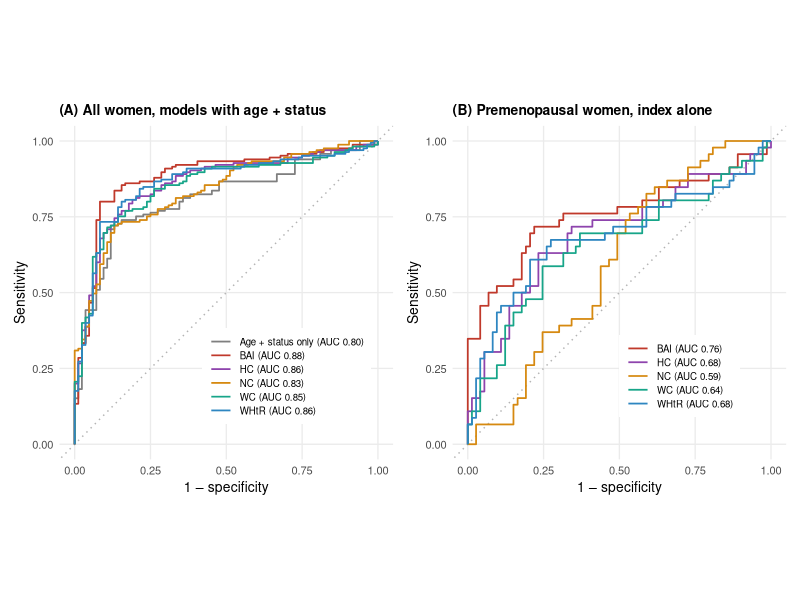
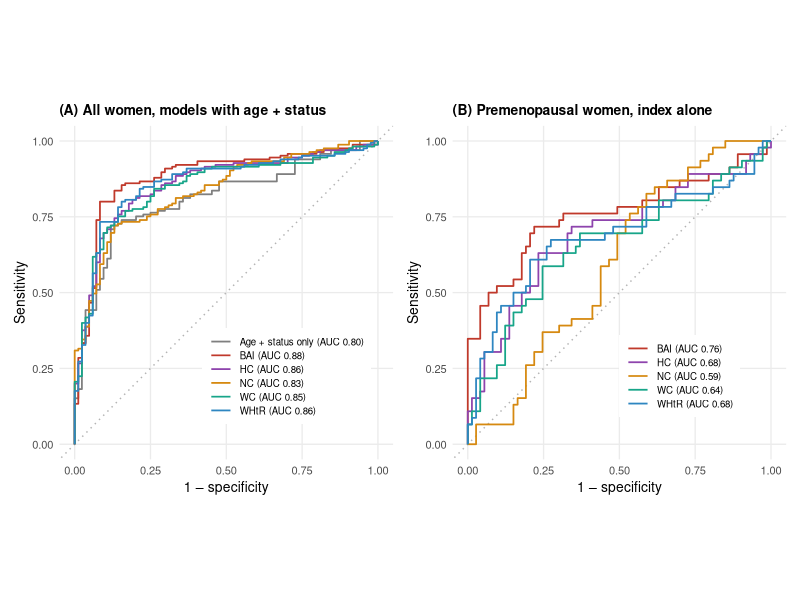
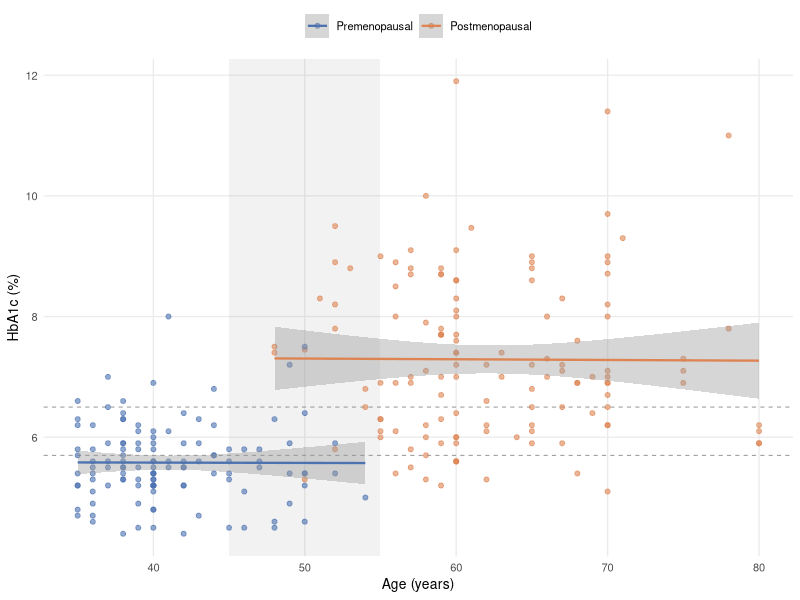
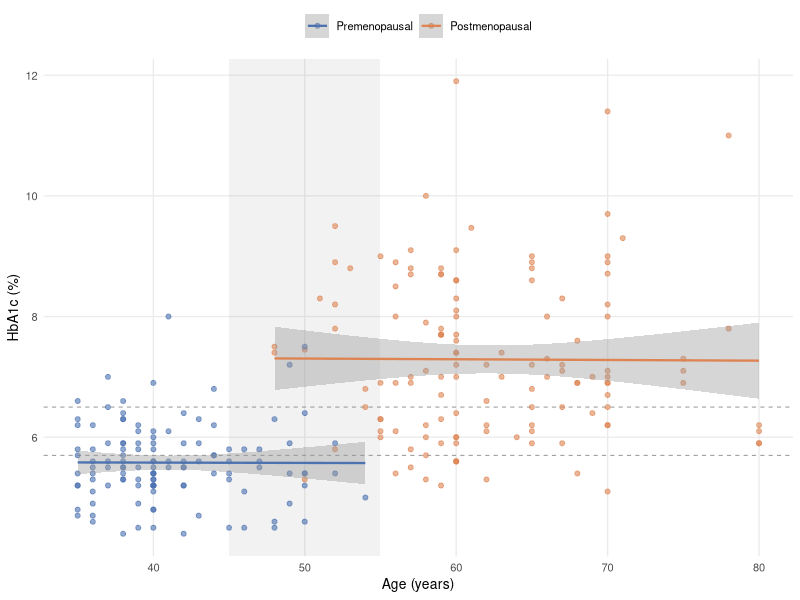
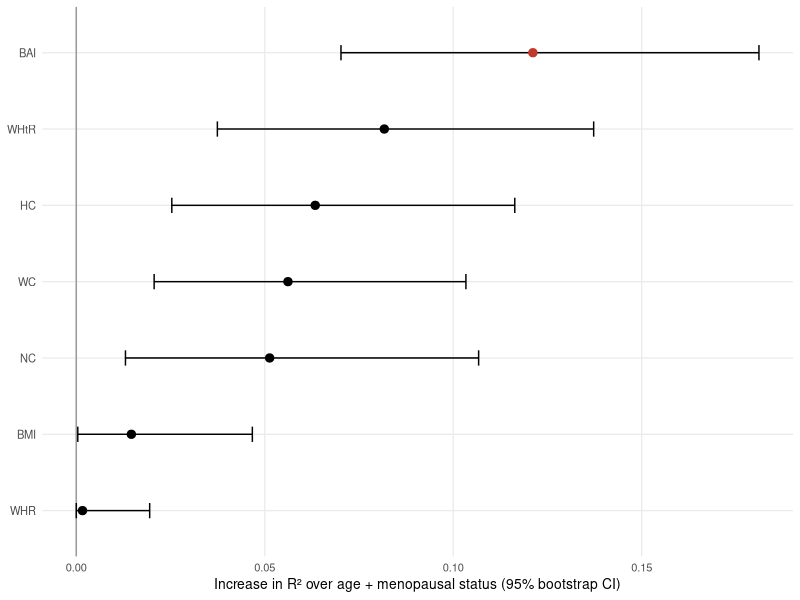
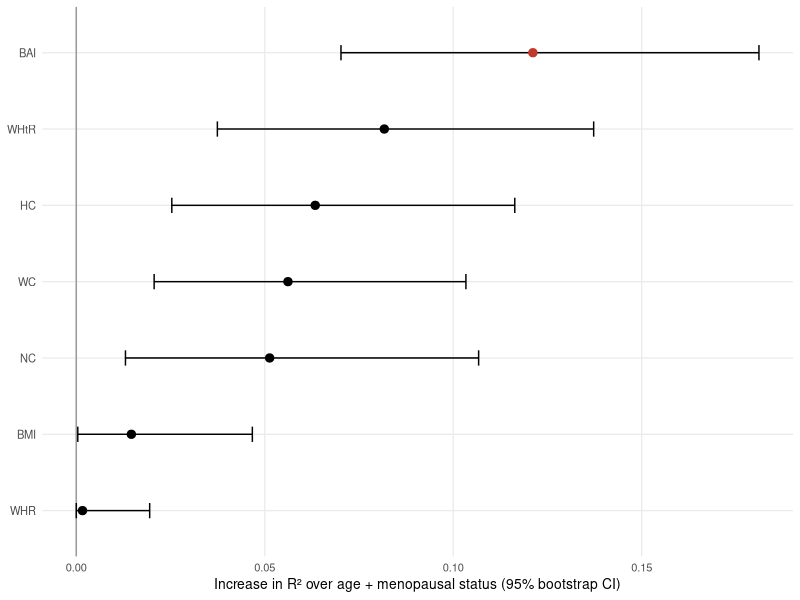
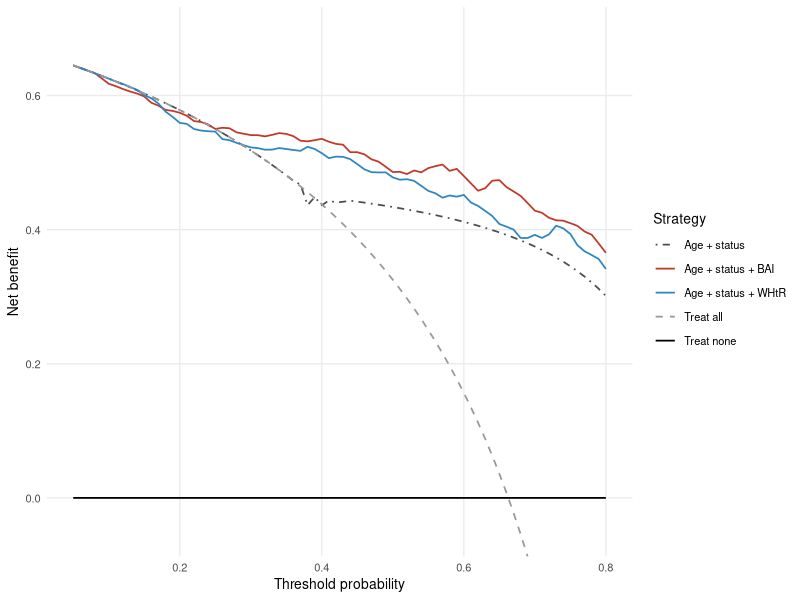
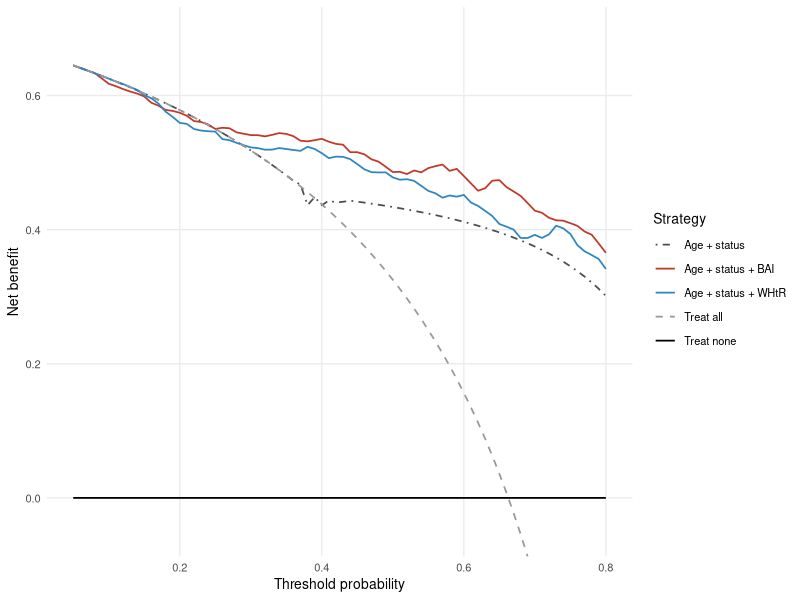

Write the R code that produced these figures, in order.
#============================================================
# Analysis_script.R
# BAI vs waist-based indices for dysglycemia in Hausa women
# Sourced by Article.Rmd; creates every table, figure and
# inline number used in the manuscript.
#============================================================

suppressPackageStartupMessages({
  library(tidyverse)
  library(splines)
  library(pROC)
  library(glmnet)
  library(ranger)
  library(kernlab)
  library(patchwork)
})

set.seed(2026)
N_BOOT     <- 1000   # bootstrap CIs for delta R2
N_OPT      <- 300    # bootstrap optimism correction for AUC
N_LASSO    <- 500    # bootstrap LASSO selection stability
CV_FOLDS   <- 5
CV_REPEATS <- 10

#------------------------------------------------------------
# 1. Data
#    clean_data.csv holds the measured variables and the derived
#    indices (BMI, WHR, WHtR, BAI) calculated from them:
#    BAI = HC (cm) / height (m)^1.5 - 18 (Bergman et al., 2011)
#------------------------------------------------------------
d <- read.csv("clean_data.csv") %>%
  transmute(
    id,
    Age      = age_years,
    Status   = factor(menopausal_status, levels = c("Premenopausal", "Postmenopausal")),
    Menarche = age_at_menarche_years,
    Ht       = height_cm,
    Wt       = weight_kg,
    WC       = waist_circumference_cm,
    HC       = hip_circumference_cm,
    NC       = neck_circumference_cm,
    BMI      = bmi_kg_m2,
    WHR      = whr,
    WHtR     = whtr,
    BAI      = bai_pct,
    HbA1c    = hba1c_pct,
    post     = as.integer(Status == "Postmenopausal"),
    dysgly   = as.integer(HbA1c >= 5.7),   # prediabetes or diabetes range (ADA)
    dmr      = as.integer(HbA1c >= 6.5)    # diabetes range
  )

IDX <- c("BAI", "WHtR", "WC", "HC", "NC", "BMI", "WHR")
IDX_LAB <- c(BAI = "BAI", WHtR = "WHtR", WC = "WC",
             HC = "HC", NC = "NC", BMI = "BMI", WHR = "WHR")
ABBREV <- "BAI, body adiposity index; WHtR, waist-to-height ratio; WC, waist circumference; HC, hip circumference; NC, neck circumference; BMI, body mass index; WHR, waist-to-hip ratio."
for (v in IDX) d[[paste0(v, "_z")]] <- as.numeric(scale(d[[v]]))

pre  <- filter(d, post == 0)
postm <- filter(d, post == 1)


#------------------------------------------------------------
# helpers
#------------------------------------------------------------
fmt_p <- function(p) ifelse(p < 0.001, "<0.001", sprintf("%.3f", p))
fmt   <- function(x, k = 2) formatC(x, format = "f", digits = k)
msd   <- function(x, k = 2) paste0(fmt(mean(x), k), " ± ", fmt(sd(x), k))
ci    <- function(est, lo, hi, k = 2) paste0(fmt(est, k), " (", fmt(lo, k), " to ", fmt(hi, k), ")")

# Meng, Rosenthal & Rubin (1992) test for two dependent correlations sharing a variable
mrr_test <- function(r12, r13, r23, n) {
  rm2 <- (r12^2 + r13^2) / 2
  f   <- min((1 - r23) / (2 * (1 - rm2)), 1)
  h   <- (1 - f * rm2) / (1 - rm2)
  Z   <- (atanh(r12) - atanh(r13)) * sqrt((n - 3) / (2 * (1 - r23) * h))
  c(Z = Z, p = 2 * pnorm(-abs(Z)))
}

nri_idi <- function(y, p0, p1) {
  up <- p1 > p0; dn <- p1 < p0
  nri <- (mean(up[y == 1]) - mean(dn[y == 1])) + (mean(dn[y == 0]) - mean(up[y == 0]))
  idi <- (mean(p1[y == 1]) - mean(p0[y == 1])) - (mean(p1[y == 0]) - mean(p0[y == 0]))
  c(NRI = nri, IDI = idi)
}

quiet_roc <- function(y, p) roc(y, p, quiet = TRUE, direction = "<", levels = c(0, 1))

#------------------------------------------------------------
# 2. Table 1: descriptives
#------------------------------------------------------------
desc_vars <- c(Age = "Age (years)", Ht = "Height (cm)", Wt = "Weight (kg)",
               BMI = "BMI (kg/m²)", WC = "Waist circumference (cm)",
               HC = "Hip circumference (cm)", NC = "Neck circumference (cm)",
               WHR = "Waist-to-hip ratio", WHtR = "Waist-to-height ratio",
               BAI = "BAI (%)", HbA1c = "HbA1c (%)")
desc_digits <- c(Age = 1, Ht = 1, Wt = 1, BMI = 1, WC = 1, HC = 1, NC = 1,
                 WHR = 2, WHtR = 2, BAI = 1, HbA1c = 2)

table1 <- map_dfr(names(desc_vars), function(v) {
  k <- desc_digits[[v]]
  tibble(Variable = desc_vars[[v]],
         `All (n = 249)` = msd(d[[v]], k),
         Premenopausal   = msd(pre[[v]], k),
         Postmenopausal  = msd(postm[[v]], k),
         `P value`       = fmt_p(t.test(pre[[v]], postm[[v]])$p.value))
})
cat_row <- function(lab, var) {
  pct <- function(x) sprintf("%d (%.1f)", sum(x), 100 * mean(x))
  tibble(Variable = lab, `All (n = 249)` = pct(d[[var]]),
         Premenopausal = pct(pre[[var]]), Postmenopausal = pct(postm[[var]]),
         `P value` = fmt_p(chisq.test(table(d$post, d[[var]]))$p.value))
}
table1 <- bind_rows(table1,
                    cat_row("HbA1c ≥5.7% (dysglycemia), n (%)", "dysgly"),
                    cat_row("HbA1c ≥6.5% (diabetes range), n (%)", "dmr"))
names(table1)[3:4] <- c(sprintf("Premenopausal (n = %d)", nrow(pre)),
                        sprintf("Postmenopausal (n = %d)", nrow(postm)))

#------------------------------------------------------------
# 3. Correlations, dependent-correlation tests, Fisher z
#------------------------------------------------------------
corr_res <- map_dfr(list(All = d, Premenopausal = pre, Postmenopausal = postm), .id = "group", function(s) {
  r_bai <- cor(s$BAI, s$HbA1c)
  map_dfr(IDX, function(v) {
    ct <- cor.test(s[[v]], s$HbA1c); ct$estimate <- unname(ct$estimate)
    t  <- if (v == "BAI") c(Z = NA, p = NA) else mrr_test(r_bai, ct$estimate, cor(s$BAI, s[[v]]), nrow(s))
    tibble(index = v, r = unname(ct$estimate), lo = ct$conf.int[1], hi = ct$conf.int[2],
           p = ct$p.value, p_vs_BAI = unname(t["p"]))
  })
})

fisher_res <- map_dfr(IDX, function(v) {
  a <- filter(corr_res, group == "Premenopausal", index == v)
  b <- filter(corr_res, group == "Postmenopausal", index == v)
  Z <- (atanh(a$r) - atanh(b$r)) / sqrt(1 / (nrow(pre) - 3) + 1 / (nrow(postm) - 3))
  tibble(index = v, Z = Z, p = 2 * pnorm(-abs(Z)))
})

table2 <- corr_res %>%
  mutate(cell = paste0(fmt(r, 2), " (", fmt(lo, 2), ", ", fmt(hi, 2), ")"),
         pv   = ifelse(index == "BAI", "Reference", fmt_p(p_vs_BAI))) %>%
  select(group, index, cell, pv) %>%
  pivot_wider(names_from = group, values_from = c(cell, pv)) %>%
  left_join(fisher_res %>% transmute(index, `Pre vs post, P` = fmt_p(p)), by = "index") %>%
  transmute(Index = IDX_LAB[index],
            `All: r (95% CI)` = cell_All, `All: P vs BAI` = pv_All,
            `Pre: r (95% CI)` = cell_Premenopausal, `Pre: P vs BAI` = pv_Premenopausal,
            `Post: r (95% CI)` = cell_Postmenopausal, `Post: P vs BAI` = pv_Postmenopausal,
            `Pre vs post, P`)

#------------------------------------------------------------
# 4. Incremental value over age + menopausal status (linear)
#------------------------------------------------------------
m_base <- lm(HbA1c ~ Age + post, d)

boot_dr2 <- function(v) {
  f1 <- as.formula(paste0("HbA1c ~ Age + post + ", v, "_z"))
  replicate(N_BOOT, {
    s <- d[sample(nrow(d), replace = TRUE), ]
    summary(lm(f1, s))$r.squared - summary(lm(HbA1c ~ Age + post, s))$r.squared
  })
}

inc_res <- map_dfr(IDX, function(v) {
  term <- paste0(v, "_z")
  m  <- lm(as.formula(paste0("HbA1c ~ Age + post + ", term)), d)
  mi <- lm(as.formula(paste0("HbA1c ~ Age + post * ", term)), d)
  cf <- confint(m)[term, ]
  b  <- boot_dr2(v)
  tibble(index = v, beta = coef(m)[term], lo = cf[1], hi = cf[2],
         p = summary(m)$coefficients[term, 4],
         R2 = summary(m)$r.squared, dR2 = R2 - summary(m_base)$r.squared,
         dR2_lo = quantile(b, .025), dR2_hi = quantile(b, .975),
         AIC = AIC(m),
         p_int = summary(mi)$coefficients[paste0("post:", term), 4])
})

m_bai <- lm(HbA1c ~ Age + post + BAI_z, d)
beyond_bai <- map_dfr(setdiff(IDX, "BAI"), function(v) {
  term <- paste0(v, "_z")
  m <- lm(as.formula(paste0("HbA1c ~ Age + post + BAI_z + ", term)), d)
  m0 <- lm(as.formula(paste0("HbA1c ~ Age + post + ", term)), d)
  tibble(index = v,
         p_index_given_BAI = summary(m)$coefficients[term, 4],
         dR2_index_given_BAI = summary(m)$r.squared - summary(m_bai)$r.squared,
         p_BAI_given_index = summary(m)$coefficients["BAI_z", 4],
         dR2_BAI_given_index = summary(m)$r.squared - summary(m0)$r.squared)
})

table3 <- inc_res %>%
  left_join(beyond_bai, by = "index") %>%
  transmute(Index = IDX_LAB[index],
            `β per SD (95% CI)` = ci(beta, lo, hi),
            P = fmt_p(p),
            `ΔR² vs age + status (95% CI)` = ci(dR2, dR2_lo, dR2_hi, 3),
            AIC = fmt(AIC, 1),
            `ΔR² when added to BAI model` = ifelse(is.na(dR2_index_given_BAI), "—",
                                                  paste0(fmt(dR2_index_given_BAI, 3), " (P = ", fmt_p(p_index_given_BAI), ")")),
            `Index × status, P` = fmt_p(p_int))

#------------------------------------------------------------
# 5. Discrimination of dysglycemia (HbA1c >=5.7%) and diabetes range
#------------------------------------------------------------
# 5a. adjusted models in the whole sample
auc_adj <- function(outcome) {
  y  <- d[[outcome]]
  g0 <- glm(as.formula(paste(outcome, "~ Age + post")), binomial, d)
  p0 <- fitted(g0); r0 <- quiet_roc(y, p0)
  gb <- glm(as.formula(paste(outcome, "~ Age + post + BAI_z")), binomial, d)
  rb <- quiet_roc(y, fitted(gb))
  map_dfr(IDX, function(v) {
    term <- paste0(v, "_z")
    g  <- glm(as.formula(paste(outcome, "~ Age + post +", term)), binomial, d)
    p1 <- fitted(g); r1 <- quiet_roc(y, p1)
    aci <- ci.auc(r1, method = "delong")
    or  <- exp(coef(g)[term]); orci <- exp(confint.default(g)[term, ])
    ni  <- nri_idi(y, p0, p1)
    tibble(outcome = outcome, index = v, events = sum(y),
           OR = or, OR_lo = orci[1], OR_hi = orci[2],
           AUC_base = as.numeric(auc(r0)), AUC = as.numeric(aci[2]),
           AUC_lo = aci[1], AUC_hi = aci[3],
           p_vs_base = roc.test(r1, r0, method = "delong", paired = TRUE)$p.value,
           dAUC_BAI_minus = as.numeric(auc(rb)) - as.numeric(auc(r1)),
           p_vs_BAI = if (v == "BAI") NA_real_ else roc.test(rb, r1, method = "delong", paired = TRUE)$p.value,
           NRI = ni["NRI"], IDI = ni["IDI"])
  })
}
auc_dys <- auc_adj("dysgly")
auc_dm  <- auc_adj("dmr")

# 5b. index alone within strata (DeLong vs BAI, Youden cut-off)
auc_alone <- function(s, outcome) {
  y <- s[[outcome]]; rb <- quiet_roc(y, s$BAI)
  map_dfr(IDX, function(v) {
    r <- quiet_roc(y, s[[v]]); a <- ci.auc(r, method = "delong")
    yo <- coords(r, "best", best.method = "youden", ret = c("threshold", "sensitivity", "specificity"))[1, ]
    tibble(index = v, events = sum(y), n = length(y),
           AUC = as.numeric(a[2]), lo = a[1], hi = a[3],
           p_vs_BAI = if (v == "BAI") NA_real_ else roc.test(rb, r, method = "delong", paired = TRUE)$p.value,
           cut = yo$threshold, sens = yo$sensitivity, spec = yo$specificity)
  })
}
auc_pre_dys  <- auc_alone(pre, "dysgly")
auc_post_dm  <- auc_alone(postm, "dmr")
roc_pre <- map(set_names(IDX), ~ quiet_roc(pre$dysgly, pre[[.x]]))

# 5c. bootstrap optimism-corrected AUC (Harrell)
opt_auc <- function(formula, outcome) {
  fit <- glm(formula, binomial, d)
  app <- as.numeric(auc(quiet_roc(d[[outcome]], fitted(fit))))
  opt <- replicate(N_OPT, {
    s <- d[sample(nrow(d), replace = TRUE), ]
    g <- suppressWarnings(glm(formula, binomial, s))
    as.numeric(auc(quiet_roc(s[[outcome]], fitted(g)))) -
      as.numeric(auc(quiet_roc(d[[outcome]], predict(g, d, type = "response"))))
  })
  c(apparent = app, corrected = app - mean(opt))
}
opt_models <- c("Age + status" = "~ Age + post", "Age + status + BAI" = "~ Age + post + BAI_z",
                "Age + status + WHtR" = "~ Age + post + WHtR_z", "Age + status + WC" = "~ Age + post + WC_z")
opt_res <- map_dfr(c("dysgly", "dmr"), function(o) map_dfr(names(opt_models), function(nm) {
  r <- opt_auc(as.formula(paste(o, opt_models[[nm]])), o)
  tibble(outcome = o, model = nm, apparent = r["apparent"], corrected = r["corrected"])
}))

table4 <- auc_dys %>%
  left_join(auc_dm %>% select(index, AUC_dm = AUC, lo_dm = AUC_lo, hi_dm = AUC_hi, p_dm = p_vs_BAI), by = "index") %>%
  left_join(auc_pre_dys %>% select(index, AUC_pre = AUC, lo_pre = lo, hi_pre = hi, p_pre = p_vs_BAI), by = "index") %>%
  transmute(Index = IDX_LAB[index],
            `Dysglycemia: OR per SD (95% CI)` = ci(OR, OR_lo, OR_hi),
            `Dysglycemia: AUC (95% CI)` = ci(AUC, AUC_lo, AUC_hi, 3),
            `P vs BAI` = ifelse(index == "BAI", "Reference", fmt_p(p_vs_BAI)),
            `Diabetes range: AUC (95% CI)` = ci(AUC_dm, lo_dm, hi_dm, 3),
            `P vs BAI ` = ifelse(index == "BAI", "Reference", fmt_p(p_dm)),
            `Premenopausal, index alone: AUC (95% CI)` = ci(AUC_pre, lo_pre, hi_pre, 3),
            `P vs BAI  ` = ifelse(index == "BAI", "Reference", fmt_p(p_pre)))

#------------------------------------------------------------
# 6. Menopausal status, age and adiposity
#------------------------------------------------------------
status_fit <- function(label, formula, data) {
  m <- lm(formula, data); cf <- confint(m)["post", ]
  tibble(Model = label, n = nrow(data), beta = coef(m)["post"], lo = cf[1], hi = cf[2],
         p = summary(m)$coefficients["post", 4])
}
ov <- filter(d, Age >= 45, Age <= 55)
status_res <- bind_rows(
  status_fit("Unadjusted", HbA1c ~ post, d),
  status_fit("Adjusted for age (linear)", HbA1c ~ post + Age, d),
  status_fit("Adjusted for age (natural spline, 3 df)", HbA1c ~ post + ns(Age, 3), d),
  status_fit("Adjusted for age and BAI", HbA1c ~ post + Age + BAI_z, d),
  status_fit("Adjusted for age, BAI and neck circumference", HbA1c ~ post + Age + BAI_z + NC_z, d),
  status_fit("Age-overlap subsample (45–55 y), adjusted for age and BAI", HbA1c ~ post + Age + BAI_z, ov)
)
table5 <- status_res %>% transmute(Model, n, `Difference in HbA1c, % (95% CI)` = ci(beta, lo, hi), P = fmt_p(p))

age_slopes <- map_dfr(list(Premenopausal = pre, Postmenopausal = postm), .id = "group", function(s) {
  m <- lm(HbA1c ~ Age, s); cf <- confint(m)["Age", ] * 10
  tibble(slope10 = coef(m)["Age"] * 10, lo = cf[1], hi = cf[2], p = summary(m)$coefficients["Age", 4])
})
d$Ht_z <- as.numeric(scale(d$Ht))
hcht <- summary(lm(HbA1c ~ Age + post + HC_z + Ht_z, d))$coefficients
vif_post <- 1 / (1 - summary(lm(post ~ Age + BAI_z, d))$r.squared)
ov_n <- table(ov$Status)

#------------------------------------------------------------
# 7. Supplementary: repeated CV model comparison
#------------------------------------------------------------
FEAT <- c("BAI", "WHtR", "WC", "HC", "NC", "BMI", "WHR", "Age", "post")
folds <- map(seq_len(CV_REPEATS), ~ sample(rep(1:CV_FOLDS, length.out = nrow(d))))
metric <- function(y, p) c(RMSE = sqrt(mean((y - p)^2)), MAE = mean(abs(y - p)), R2 = 1 - sum((y - p)^2) / sum((y - mean(y))^2))
fit_predict <- list(
  `Linear regression (all predictors)` = function(tr, te) predict(lm(reformulate(FEAT, "HbA1c"), tr), te),
  `LASSO` = function(tr, te) {
    X <- as.matrix(tr[FEAT]); cvf <- cv.glmnet(X, tr$HbA1c, alpha = 1, nfolds = 5, standardize = TRUE)
    as.numeric(predict(cvf, as.matrix(te[FEAT]), s = "lambda.min"))
  },
  `Random forest` = function(tr, te) predict(ranger(reformulate(FEAT, "HbA1c"), tr, num.trees = 500, min.node.size = 5), te)$predictions,
  `SVR (RBF kernel)` = function(tr, te) as.numeric(predict(ksvm(as.matrix(scale(tr[FEAT])), tr$HbA1c, type = "eps-svr", kernel = "rbfdot"),
                                                         scale(as.matrix(te[FEAT]), center = colMeans(tr[FEAT]), scale = apply(tr[FEAT], 2, sd)))),
  `Age + status (linear)` = function(tr, te) predict(lm(HbA1c ~ Age + post, tr), te),
  `Age + status + BAI (linear)` = function(tr, te) predict(lm(HbA1c ~ Age + post + BAI, tr), te)
)
cv_raw <- map_dfr(seq_len(CV_REPEATS), function(r) map_dfr(1:CV_FOLDS, function(k) {
  tr <- d[folds[[r]] != k, ]; te <- d[folds[[r]] == k, ]
  map_dfr(names(fit_predict), function(nm) {
    m <- metric(te$HbA1c, fit_predict[[nm]](tr, te))
    tibble(rep = r, fold = k, model = nm, RMSE = m["RMSE"], MAE = m["MAE"], R2 = m["R2"])
  })
}))
ref <- filter(cv_raw, model == "Age + status + BAI (linear)")
n_te <- nrow(d) / CV_FOLDS; n_tr <- nrow(d) - n_te
nb_p <- function(nm) {   # Nadeau–Bengio corrected resampled t-test vs reference
  if (nm == "Age + status + BAI (linear)") return(NA_real_)
  dl <- filter(cv_raw, model == nm)$R2 - ref$R2; J <- length(dl)
  t <- mean(dl) / sqrt(var(dl) * (1 / J + n_te / n_tr)); 2 * pt(-abs(t), J - 1)
}
tableS1 <- cv_raw %>% group_by(model) %>%
  summarise(across(c(RMSE, MAE, R2), list(m = mean, s = sd)), .groups = "drop") %>%
  mutate(order = match(model, names(fit_predict))) %>% arrange(order) %>%
  rowwise() %>% mutate(p = nb_p(model)) %>% ungroup() %>%
  transmute(Model = model, RMSE = paste0(fmt(RMSE_m, 3), " ± ", fmt(RMSE_s, 3)),
            MAE = paste0(fmt(MAE_m, 3), " ± ", fmt(MAE_s, 3)),
            `R²` = paste0(fmt(R2_m, 3), " ± ", fmt(R2_s, 3)),
            `P vs age + status + BAI` = ifelse(is.na(p), "Reference", fmt_p(p)))
cv_sum <- cv_raw %>% group_by(model) %>% summarise(R2 = mean(R2), .groups = "drop")

#------------------------------------------------------------
# 8. Supplementary: LASSO stability and RF permutation importance
#------------------------------------------------------------
X_all <- as.matrix(d[FEAT])
lasso_full <- cv.glmnet(X_all, d$HbA1c, alpha = 1, nfolds = 10)
lasso_boot <- replicate(N_LASSO, {
  i <- sample(nrow(d), replace = TRUE)
  f <- cv.glmnet(X_all[i, ], d$HbA1c[i], alpha = 1, nfolds = 5)
  as.numeric(coef(f, s = "lambda.min"))[-1] != 0
})
rf_full <- ranger(reformulate(FEAT, "HbA1c"), d, num.trees = 2000, min.node.size = 5,
                  importance = "permutation", seed = 2026)
FEAT_LAB <- c(BAI = "BAI", WHtR = "WHtR", WC = "Waist circumference", HC = "Hip circumference",
              NC = "Neck circumference", BMI = "BMI", WHR = "WHR", Age = "Age", post = "Menopausal status")
tableS2 <- tibble(Predictor = FEAT_LAB[FEAT],
                  `LASSO selection frequency (%)` = fmt(100 * rowMeans(lasso_boot), 1),
                  `RF permutation importance` = fmt(rf_full$variable.importance[FEAT], 3)) %>%
  arrange(desc(as.numeric(`LASSO selection frequency (%)`)))
lasso_freq <- setNames(100 * rowMeans(lasso_boot), FEAT)

#------------------------------------------------------------
# 9. Supplementary: decision curve (dysglycemia)
#------------------------------------------------------------
dca <- function(outcome) {
  y <- d[[outcome]]; prev <- mean(y)
  mods <- list(`Age + status` = "~ Age + post", `Age + status + BAI` = "~ Age + post + BAI_z",
               `Age + status + WHtR` = "~ Age + post + WHtR_z")
  P <- map(mods, ~ fitted(glm(as.formula(paste(outcome, .x)), binomial, d)))
  map_dfr(seq(0.05, 0.80, 0.01), function(t) {
    nb <- map_dbl(P, function(p) mean(p >= t & y == 1) - mean(p >= t & y == 0) * t / (1 - t))
    tibble(threshold = t, `Treat all` = prev - (1 - prev) * t / (1 - t), `Treat none` = 0, !!!as.list(nb))
  })
}
dca_dys <- dca("dysgly")

#------------------------------------------------------------
# 10. Figures
#------------------------------------------------------------
theme_set(theme_minimal(base_size = 10) +
            theme(panel.grid.minor = element_blank(), plot.title = element_text(face = "bold", size = 10)))
COL <- c(Premenopausal = "#4C72B0", Postmenopausal = "#DD8452")
IDX_COL <- c(BAI = "#C0392B", WHtR = "#2E86C1", WC = "#17A589",
             HC = "#8E44AD", NC = "#D68910", BMI = "#7F8C8D", WHR = "#34495E")

# Figure 1: HbA1c against age by status (step at menopause, flat within groups)
fig1 <- ggplot(d, aes(Age, HbA1c, colour = Status)) +
  annotate("rect", xmin = 45, xmax = 55, ymin = -Inf, ymax = Inf, alpha = .08) +
  geom_hline(yintercept = c(5.7, 6.5), linetype = "dashed", colour = "grey55", linewidth = .3) +
  geom_point(alpha = .6, size = 1.4) +
  geom_smooth(method = "lm", se = TRUE, formula = y ~ x, linewidth = .8) +
  scale_colour_manual(values = COL, name = NULL) +
  labs(x = "Age (years)", y = "HbA1c (%)") +
  theme(legend.position = "top")

# Figure 2: delta R2 forest plot
fig2 <- inc_res %>% mutate(lab = factor(IDX_LAB[index], levels = rev(IDX_LAB[index[order(-dR2)]]))) %>%
  ggplot(aes(dR2, lab)) +
  geom_vline(xintercept = 0, colour = "grey60") +
  geom_errorbarh(aes(xmin = dR2_lo, xmax = dR2_hi), height = .2) +
  geom_point(aes(colour = index == "BAI"), size = 2.5) +
  scale_colour_manual(values = c(`TRUE` = "#C0392B", `FALSE` = "black"), guide = "none") +
  labs(x = "Increase in R² over age + menopausal status (95% bootstrap CI)", y = NULL)

# Figure 3: ROC curves
roc_df <- function(rlist, labs) map_dfr(names(rlist), function(v) {
  r <- rlist[[v]]
  tibble(index = paste0(labs[[v]], " (AUC ", fmt(as.numeric(auc(r)), 2), ")"),
         key = labs[[v]], fpr = 1 - r$specificities, tpr = r$sensitivities)
}) %>% arrange(index, fpr, tpr)
show <- c("BAI", "WHtR", "WC", "HC", "NC")
roc_adj <- map(set_names(show), ~ quiet_roc(d$dysgly, fitted(glm(as.formula(paste0("dysgly ~ Age + post + ", .x, "_z")), binomial, d))))
roc_adj[["Base"]] <- quiet_roc(d$dysgly, fitted(glm(dysgly ~ Age + post, binomial, d)))
labs_adj <- c(as.list(IDX_LAB[show]), Base = "Age + status only")
roc_plot <- function(df, title) {
  cols <- c(IDX_COL, `Age + status only` = "grey50")
  ggplot(df, aes(fpr, tpr, colour = key, group = index)) +
    geom_abline(linetype = "dotted", colour = "grey70") +
    geom_step(direction = "vh", linewidth = .6) +
    scale_colour_manual(values = cols, breaks = unique(df$key),
                        labels = unique(df$index[match(unique(df$key), df$key)]), name = NULL) +
    coord_equal() + labs(x = "1 – specificity", y = "Sensitivity", title = title) +
    theme(legend.position = c(.68, .25), legend.text = element_text(size = 7),
          legend.key.height = unit(.35, "cm"), legend.background = element_rect(fill = "white", colour = NA))
}
fig3 <- roc_plot(roc_df(roc_adj, labs_adj), "(A) All women, models with age + status") +
  roc_plot(roc_df(roc_pre[show], as.list(IDX_LAB[show])), "(B) Premenopausal women, index alone")

# Supplementary Figure S1: decision curve
figS1 <- dca_dys %>% pivot_longer(-threshold, names_to = "Strategy", values_to = "nb") %>%
  ggplot(aes(threshold, nb, colour = Strategy, linetype = Strategy)) +
  geom_line(linewidth = .6) +
  coord_cartesian(ylim = c(-0.05, max(dca_dys$`Treat all`) + .05)) +
  scale_colour_manual(values = c(`Treat all` = "grey60", `Treat none` = "black", `Age + status` = "grey30",
                                 `Age + status + BAI` = "#C0392B", `Age + status + WHtR` = "#2E86C1")) +
  scale_linetype_manual(values = c(`Treat all` = "dashed", `Treat none` = "solid", `Age + status` = "dotdash",
                                   `Age + status + BAI` = "solid", `Age + status + WHtR` = "solid")) +
  labs(x = "Threshold probability", y = "Net benefit")

#------------------------------------------------------------
# 11. Inline values used in the text
#------------------------------------------------------------
g <- function(df, ...) filter(df, ...)
v_corr  <- function(grp, v) g(corr_res, group == grp, index == v)
v_inc   <- function(v) g(inc_res, index == v)
v_dys   <- function(v) g(auc_dys, index == v)
v_dm    <- function(v) g(auc_dm, index == v)
v_pre   <- function(v) g(auc_pre_dys, index == v)
v_stat  <- function(i) status_res[i, ]
v_opt   <- function(o, m) g(opt_res, outcome == o, model == m)
nb_at   <- function(t, col) dca_dys[[col]][which.min(abs(dca_dys$threshold - t))]

#------------------------------------------------------------
# 12. Export figures as separate files for submission
#------------------------------------------------------------
dir.create("figures", showWarnings = FALSE)
save_fig <- function(plot, name, w, h) {
  ggsave(file.path("figures", paste0(name, ".pdf")), plot, width = w, height = h, device = cairo_pdf)
  ggsave(file.path("figures", paste0(name, ".tiff")), plot, width = w, height = h, dpi = 300, compression = "lzw")
}
save_fig(fig3,  "Figure_1", 8, 4.3)            # ROC curves
save_fig(fig1,  "Figure_2", 6, 3.8)            # HbA1c by age and status
save_fig(fig2,  "Supplementary_Figure_S1", 6, 3)
save_fig(figS1, "Supplementary_Figure_S2", 6, 3.5)
